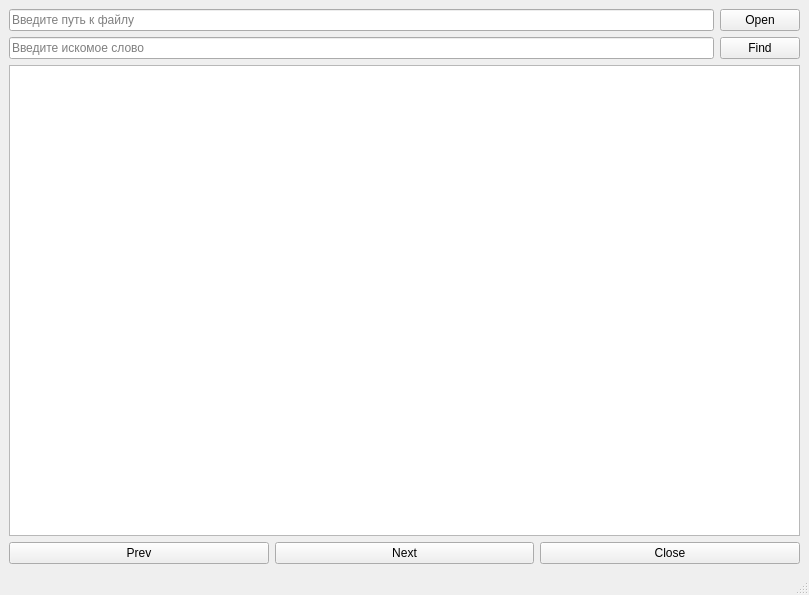
<?xml version="1.0" encoding="UTF-8"?>
<ui version="4.0">
 <class>MainWindow</class>
 <widget class="QMainWindow" name="MainWindow">
  <property name="geometry">
   <rect>
    <x>0</x>
    <y>0</y>
    <width>809</width>
    <height>595</height>
   </rect>
  </property>
  <property name="windowTitle">
   <string>MainWindow</string>
  </property>
  <widget class="QWidget" name="centralwidget">
   <layout class="QVBoxLayout" name="verticalLayout">
    <item>
     <layout class="QHBoxLayout" name="horizontalLayout">
      <item>
       <widget class="QLineEdit" name="enterPathFile">
        <property name="text">
         <string/>
        </property>
        <property name="placeholderText">
         <string>Введите путь к файлу</string>
        </property>
       </widget>
      </item>
      <item>
       <widget class="QPushButton" name="pathConfirm">
        <property name="text">
         <string>Open</string>
        </property>
       </widget>
      </item>
     </layout>
    </item>
    <item>
     <layout class="QHBoxLayout" name="horizontalLayout_2">
      <item>
       <widget class="QLineEdit" name="enterFindWord">
        <property name="text">
         <string/>
        </property>
        <property name="placeholderText">
         <string>Введите искомое слово</string>
        </property>
       </widget>
      </item>
      <item>
       <widget class="QPushButton" name="findWordConfirm">
        <property name="text">
         <string>Find</string>
        </property>
       </widget>
      </item>
     </layout>
    </item>
    <item>
     <widget class="QPlainTextEdit" name="outputFile"/>
    </item>
    <item>
     <layout class="QHBoxLayout" name="horizontalLayout_3">
      <item>
       <widget class="QPushButton" name="buttonPrev">
        <property name="text">
         <string>Prev</string>
        </property>
       </widget>
      </item>
      <item>
       <widget class="QPushButton" name="buttonNext">
        <property name="text">
         <string>Next</string>
        </property>
       </widget>
      </item>
      <item>
       <widget class="QPushButton" name="buttonClose">
        <property name="text">
         <string>Close</string>
        </property>
       </widget>
      </item>
     </layout>
    </item>
   </layout>
  </widget>
  <widget class="QMenuBar" name="menubar">
   <property name="geometry">
    <rect>
     <x>0</x>
     <y>0</y>
     <width>809</width>
     <height>23</height>
    </rect>
   </property>
  </widget>
  <widget class="QStatusBar" name="statusbar"/>
 </widget>
 <resources/>
 <connections/>
</ui>
